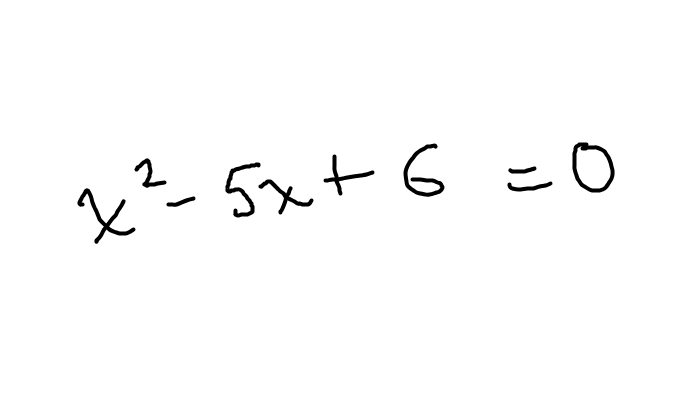
#> input picture test.png, 684 x 400 px
$ python -i TiltCorrection.py   (imports and definitions only)
#> lines starting #> are read from the running program, lines starting #| are printed output that depends on the picture; after the words box and inside, x2 and y2 are one past the last pixel; in counts of white or black regions, pixels touching at a corner belong together
#> in deskew_image, img is the input picture: shape (400, 684, 3); min 0, max 255, mean 251.7
import sys
import os

# Ensure the parent directories are accessible
sys.path.append(os.path.abspath(os.path.join(os.path.dirname(__file__), '..')))
sys.path.append(os.path.abspath(os.path.join(os.path.dirname(__file__), '../..')))

import cv2
import numpy as np
from scipy.stats import linregress

# Works!

def find_text_tilt(image_path):
    """Finds the tilt angle of text in an image by detecting the central text axis."""
#> called with image_path = '../test.png'

    # Load the image in grayscale
    img = cv2.imread(image_path, cv2.IMREAD_GRAYSCALE)
#> img: shape (400, 684); min 0, max 255, mean 251.7
    if img is None:
        raise ValueError(f"Could not read image at {image_path}")

    # Apply binary threshold
    _, thresh = cv2.threshold(img, 0, 255, cv2.THRESH_BINARY_INV + cv2.THRESH_OTSU)
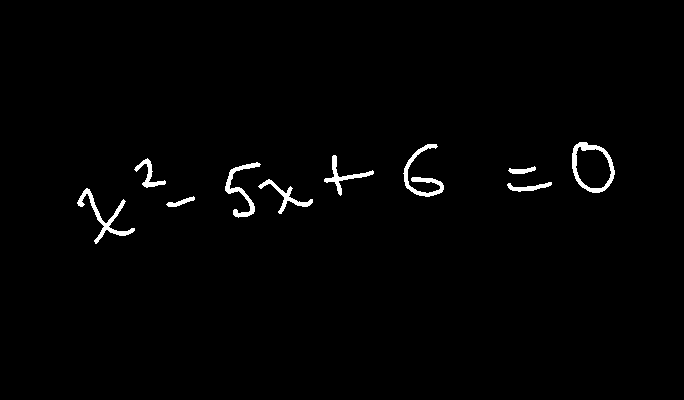
#> thresh: shape (400, 684); 1.4% white; 10 white regions

    # Find contours (bounding boxes around characters)
    contours, _ = cv2.findContours(thresh, cv2.RETR_EXTERNAL, cv2.CHAIN_APPROX_SIMPLE)
#> contours = 10 contours; largest, box (x1, y1, x2, y2) and area: (572, 142, 615, 193) 1620, (77, 188, 135, 244) 456, (403, 144, 444, 197) 433, (225, 162, 261, 218) 388, (258, 179, 313, 214) 289

    # Collect the center of each bounding box
    centers = []
    for cnt in contours:
        x, y, w, h = cv2.boundingRect(cnt)
        cx, cy = x + w // 2, y + h // 2  # Compute centroid
        centers.append((cx, cy))
#> this loop made 10 passes
#> (x, y, w, h, cx, cy) on passes 1 to 10: (166, 196, 29, 11, 180, 201), (77, 188, 58, 56, 106, 216), (507, 182, 45, 10, 529, 187), (258, 179, 55, 35, 285, 196), (508, 166, 28, 8, 522, 170), (225, 162, 36, 56, 243, 190), (134, 158, 32, 30, 150, 173), (324, 155, 50, 41, 349, 175), (403, 144, 41, 53, 423, 170), (572, 142, 43, 51, 593, 167)
#> after the loop, centers = [(180, 201), (106, 216), (529, 187), (285, 196), (522, 170), (243, 190), (150, 173), (349, 175), (423, 170), (593, 167)]

    if len(centers) < 2:
        raise ValueError("Not enough characters detected to compute tilt.")

    # Convert to numpy array for processing
    centers = np.array(centers)
#> centers = [[180, 201], [106, 216], [529, 187], [285, 196], [522, 170], [243, 190], [150, 173], [349, 175], [423, 170], [593, 167]]

    # Perform linear regression (fit a line through the character centers)
    slope, intercept, _, _, _ = linregress(centers[:, 0], centers[:, 1])
#> slope = -0.0628; intercept = 205.7

    # Compute tilt angle (convert slope to degrees)
    angle = np.arctan(slope) * (180 / np.pi)
#> angle = -3.59

    return angle

def deskew_image(image_path, save_path=os.path.join(os.getcwd(), "cache/deskewed_image.png")):
    """Rotates an image to correct tilt using the detected tilt angle."""

    # Load the original image
    img = cv2.imread(image_path)
    if img is None:
        raise ValueError(f"Could not read image at {image_path}")

    # Find tilt angle
    tilt_angle = find_text_tilt(image_path)
#> tilt_angle = -3.59

    # Get image dimensions
    h, w = img.shape[:2]
#> h = 400; w = 684
    center = (w // 2, h // 2)
#> center = (342, 200)

    # Compute rotation matrix (negative angle to deskew)
    rotation_matrix = cv2.getRotationMatrix2D(center, tilt_angle, 1.0)
#> rotation_matrix = [[0.998, -0.0627, 13.21], [0.0627, 0.998, -21.04]]

    # Perform affine transformation (rotation)
    deskewed_img = cv2.warpAffine(img, rotation_matrix, (w, h), flags=cv2.INTER_CUBIC, borderMode=cv2.BORDER_REPLICATE)
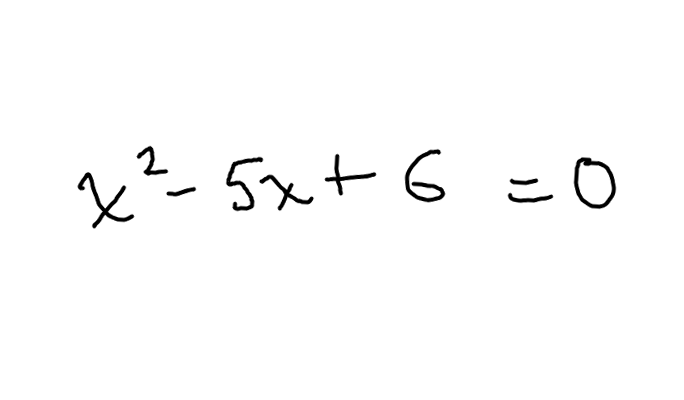
#> deskewed_img: shape (400, 684, 3); min 0, max 255, mean 251.7

    # Save and return the deskewed image
    cv2.imwrite(save_path, deskewed_img)
    # print(f"Deskewed image saved as {save_path}")

    return deskewed_img

>>> result = deskew_image('../test.png')
